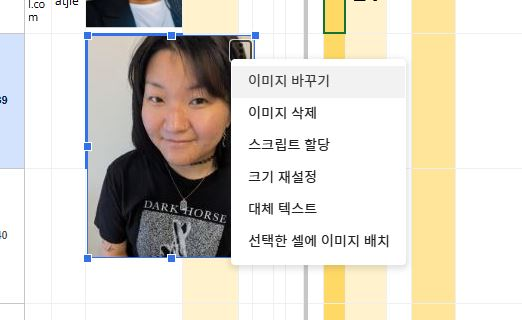
#> input picture tools/_err_photos/01.JPG, 522 x 320 px
$ python face_crop.py ../_err_photos/01.JPG out.png
#> lines starting #> are read from the running program, lines starting #| are printed output that depends on the picture
"""
face_crop.py — BRIDGE Resume Converter
얼굴 인식 + 증명사진 자동 크롭 (OpenCV Haar Cascade)

출력: 300x400px (3:4), 150dpi, EXIF 제거
"""

from __future__ import annotations

import io
import os
from pathlib import Path
from typing import Optional, Tuple

import cv2
import numpy as np
from PIL import Image, ExifTags

# ── Haar Cascade 로드 ─────────────────────────────────────────────────────
_CASCADE_PATH = cv2.data.haarcascades + "haarcascade_frontalface_default.xml"
_face_cascade: Optional[cv2.CascadeClassifier] = None

def _get_cascade() -> cv2.CascadeClassifier:
    global _face_cascade
    if _face_cascade is None:
        _face_cascade = cv2.CascadeClassifier(_CASCADE_PATH)
    return _face_cascade


# ── 커스텀 예외 ────────────────────────────────────────────────────────────
class FaceNotFoundError(Exception):
    pass

class MultipleDecodeError(Exception):
    pass


# ── HEIC 처리 ──────────────────────────────────────────────────────────────
def _load_image_pil(path: Path) -> Image.Image:
    """PIL로 이미지 열기. HEIC는 pillow-heif 폴백."""
    try:
        img = Image.open(str(path))
        img.load()
        return img
    except Exception:
        # pillow-heif 설치된 경우 HEIC 지원
        try:
            from pillow_heif import register_heif_opener
            register_heif_opener()
            return Image.open(str(path))
        except ImportError:
            raise IOError(f"HEIC 파일 열기 실패: {path} (pillow-heif 미설치)")


# ── EXIF 제거 ──────────────────────────────────────────────────────────────
def _strip_exif(img: Image.Image) -> Image.Image:
    """EXIF 메타데이터 전체 제거."""
    data = img.tobytes()
    clean = Image.frombytes(img.mode, img.size, data)
    return clean


# ── 얼굴 감지 ─────────────────────────────────────────────────────────────
def detect_faces(img: Image.Image) -> list[Tuple[int, int, int, int]]:
    """
    얼굴 좌표 목록 반환. [(x, y, w, h), ...]
    감지된 순서는 면적 내림차순 정렬.
    """
    arr  = np.array(img.convert("RGB"))
    gray = cv2.cvtColor(arr, cv2.COLOR_RGB2GRAY)
    cas  = _get_cascade()

    faces = cas.detectMultiScale(
        gray,
        scaleFactor=1.1,
        minNeighbors=5,
        minSize=(80, 80),
    )

    if len(faces) == 0:
        # 파라미터 완화 재시도
        faces = cas.detectMultiScale(
            gray,
            scaleFactor=1.05,
            minNeighbors=3,
            minSize=(50, 50),
        )

    if len(faces) == 0:
        return []

    # 면적 내림차순 정렬
    faces_list = [(x, y, w, h) for x, y, w, h in faces]
    faces_list.sort(key=lambda f: f[2] * f[3], reverse=True)
    return faces_list


# ── 크롭 여백 계산 ─────────────────────────────────────────────────────────
def _calc_crop_box(
    x: int, y: int, w: int, h: int,
    img_w: int, img_h: int,
) -> Tuple[int, int, int, int]:
    """
    얼굴 bounding box 기준 여백 적용:
      위 40% / 아래 180% / 좌우 60%
    3:4 비율 강제.
    """
    pad_top    = int(h * 0.40)
    pad_bottom = int(h * 1.80)
    pad_side   = int(w * 0.60)

    cx = x + w // 2
    cy = y + h // 2

    # 세로 우선
    half_h = (h + pad_top + pad_bottom) // 2
    half_w = int(half_h * 3 / 4)  # 3:4 비율 → w = h * 3/4

    top    = max(0, cy - pad_top)
    bottom = min(img_h, cy + pad_bottom)
    left   = max(0, cx - half_w)
    right  = min(img_w, cx + half_w)

    # 비율 재조정
    crop_h = bottom - top
    crop_w = right  - left
    target_w = int(crop_h * 3 / 4)
    if crop_w != target_w:
        diff = target_w - crop_w
        left  = max(0, left - diff // 2)
        right = min(img_w, left + target_w)

    return int(left), int(top), int(right), int(bottom)


# ── 메인 크롭 함수 ─────────────────────────────────────────────────────────
def crop_face(
    src_path: Path,
    out_path: Path | None = None,
    manual_box: Tuple[int, int, int, int] | None = None,
) -> bytes:
    """
    얼굴 크롭 + 리사이즈 + EXIF 제거.

    Returns:
        bytes: 300x400px JPEG (150dpi)

    Raises:
        FaceNotFoundError: 얼굴 미감지 (manual_box 없을 때)
    """
    img = _load_image_pil(src_path)
#> in _load_image_pil, img is the input picture: PIL image 522x320 RGB; mean R, G, B 218.3, 213.3, 203.6

    # EXIF orientation 반영
    try:
        for orientation in ExifTags.TAGS.keys():
            if ExifTags.TAGS[orientation] == "Orientation":
                break
        exif = dict(img._getexif().items()) if hasattr(img, "_getexif") and img._getexif() else {}
#> exif = 8 items
        orient = exif.get(orientation, 1)
#> orient = 1
        rotate_map = {3: 180, 6: 270, 8: 90}
        if orient in rotate_map:
            img = img.rotate(rotate_map[orient], expand=True)
    except Exception:
        pass

    img_w, img_h = img.size
#> img_w = 522; img_h = 320

    if manual_box:
        # 수동 영역 선택
        left, top, right, bottom = manual_box
    else:
        faces = detect_faces(img)
#> in detect_faces, `gray = cv2.cvtColor(arr, cv2.COLOR_RGB2GRAY)`:
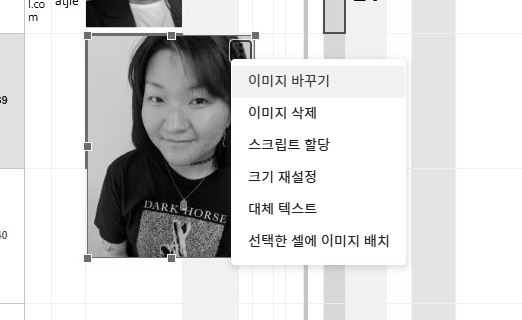
#> gray: shape (320, 522); min 0, max 255, mean 213.7
#> in detect_faces, `faces = cas.detectMultiScale( gray, scaleFactor=1.1, minNeighbors=5, m..`: faces = [[129, 63, 97, 97]]
#> in detect_faces, `faces_list = [(x, y, w, h) for x, y, w, h in faces]`: faces_list = [(129, 63, 97, 97)]
#> faces = [(129, 63, 97, 97)]
        if not faces:
            raise FaceNotFoundError(
                f"얼굴을 감지하지 못했습니다: {src_path.name}"
            )
        x, y, w, h = faces[0]  # 가장 큰 얼굴
#> x = 129; y = 63; w = 97; h = 97
        left, top, right, bottom = _calc_crop_box(x, y, w, h, img_w, img_h)
#> in _calc_crop_box, `pad_top    = int(h * 0.40)`: pad_top = 38
#> in _calc_crop_box, `pad_bottom = int(h * 1.80)`: pad_bottom = 174
#> in _calc_crop_box, `pad_side   = int(w * 0.60)`: pad_side = 58
#> in _calc_crop_box, `cx = x + w // 2`: cx = 177
#> in _calc_crop_box, `cy = y + h // 2`: cy = 111
#> in _calc_crop_box, `half_h = (h + pad_top + pad_bottom) // 2`: half_h = 154
#> in _calc_crop_box, `half_w = int(half_h * 3 / 4)`: half_w = 115
#> in _calc_crop_box, `top    = max(0, cy - pad_top)`: top = 73
#> in _calc_crop_box, `bottom = min(img_h, cy + pad_bottom)`: bottom = 285
#> in _calc_crop_box, `left   = max(0, cx - half_w)`: left = 62
#> in _calc_crop_box, `right  = min(img_w, cx + half_w)`: right = 292
#> in _calc_crop_box, `crop_h = bottom - top`: crop_h = 212
#> in _calc_crop_box, `crop_w = right  - left`: crop_w = 230
#> in _calc_crop_box, `target_w = int(crop_h * 3 / 4)`: target_w = 159
#> in _calc_crop_box, `diff = target_w - crop_w`: diff = -71
#> in _calc_crop_box, `left  = max(0, left - diff // 2)`: left = 98
#> in _calc_crop_box, `right = min(img_w, left + target_w)`: right = 257
#> left = 98; top = 73; right = 257; bottom = 285

    cropped = img.crop((left, top, right, bottom))
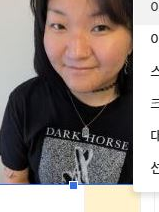
#> cropped: PIL image 159x212 RGB; mean R, G, B 142.3, 131.4, 126.7
    resized = cropped.resize((300, 400), Image.LANCZOS)
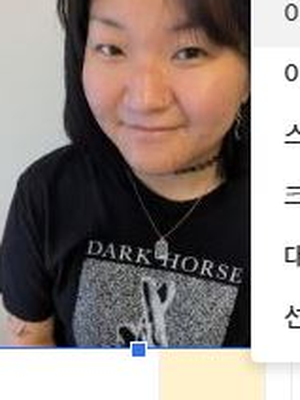
#> resized: PIL image 300x400 RGB; mean R, G, B 142.2, 131.2, 126.5
    clean   = _strip_exif(resized.convert("RGB"))

    buf = io.BytesIO()
    clean.save(buf, format="JPEG", quality=92, dpi=(150, 150))
    data = buf.getvalue()

    if out_path:
        out_path.parent.mkdir(parents=True, exist_ok=True)
        out_path.write_bytes(data)

    return data


# ── bytes 입력 크롭 (PDF 내장 이미지용) ───────────────────────────────────
def crop_face_from_bytes(
    image_bytes: bytes,
    out_path: Path | None = None,
) -> bytes:
    """
    bytes로 전달된 이미지에서 얼굴 크롭.
    PDF 내장 이미지 처리에 사용.

    Returns:
        bytes: 300x400px JPEG (150dpi)

    Raises:
        FaceNotFoundError: 얼굴 미감지
    """
    img = Image.open(io.BytesIO(image_bytes))
    img.load()
    img = img.convert("RGB")
    img_w, img_h = img.size

    faces = detect_faces(img)
    if not faces:
        raise FaceNotFoundError("얼굴을 감지하지 못했습니다 (내장 이미지)")

    x, y, w, h = faces[0]
    left, top, right, bottom = _calc_crop_box(x, y, w, h, img_w, img_h)

    cropped = img.crop((left, top, right, bottom))
    resized = cropped.resize((300, 400), Image.LANCZOS)
    clean   = _strip_exif(resized)

    buf = io.BytesIO()
    clean.save(buf, format="JPEG", quality=92, dpi=(150, 150))
    data = buf.getvalue()

    if out_path:
        out_path.parent.mkdir(parents=True, exist_ok=True)
        out_path.write_bytes(data)

    return data


# ── CLI ──────────────────────────────────────────────────────────────────
if __name__ == "__main__":
    import sys
    if len(sys.argv) < 2:
        print("사용법: python face_crop.py <이미지 경로> [출력경로]")
        sys.exit(1)

    src = Path(sys.argv[1])
    out = Path(sys.argv[2]) if len(sys.argv) > 2 else src.parent / f"{src.stem}_crop.jpg"

    try:
        data = crop_face(src, out)
        print(f"크롭 완료: {out} ({len(data)//1024}KB)")
    except FaceNotFoundError as e:
        print(f"[ERROR] {e}")
        print("수동 영역 선택이 필요합니다.")
        sys.exit(2)

$ run again, on tools/_err_photos/1.JPG
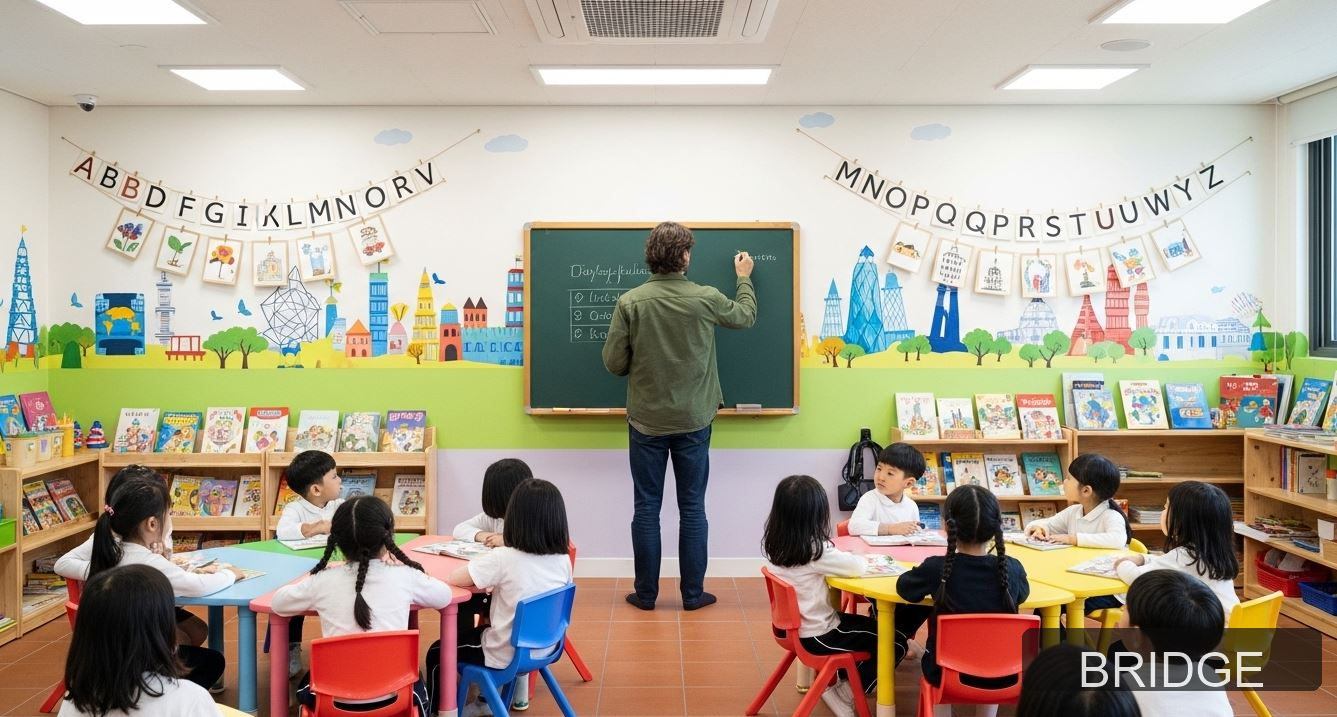
#> input picture tools/_err_photos/1.JPG, 1337 x 717 px
#> in _load_image_pil, img is the input picture: PIL image 1337x717 RGB; mean R, G, B 170.6, 161.4, 144.7
#> exif = 8 items
#> orient = 1
#> in detect_faces, `gray = cv2.cvtColor(arr, cv2.COLOR_RGB2GRAY)`:
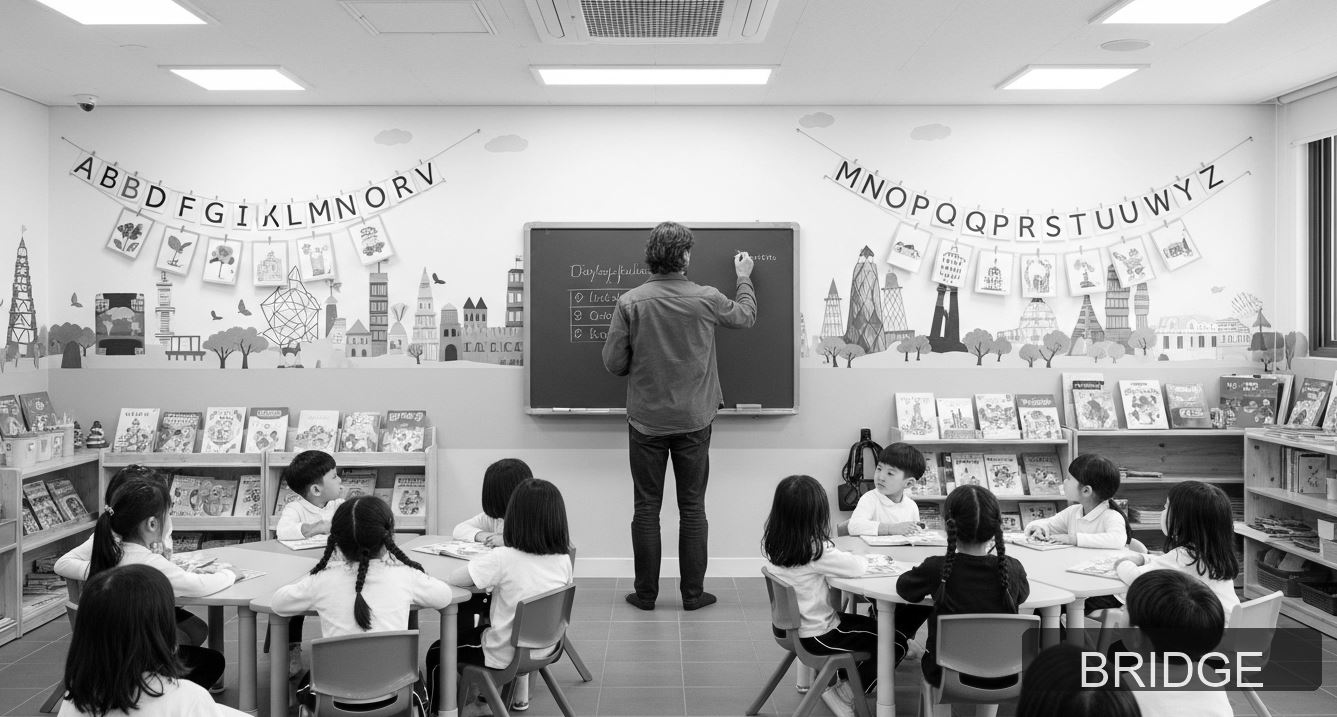
#> gray: shape (717, 1337); min 0, max 255, mean 162.2
#> in detect_faces, `faces = cas.detectMultiScale( gray, scaleFactor=1.1, minNeighbors=5, m..`: faces = [[207, 144, 188, 188]]
#> faces_list = [(207, 144, 188, 188)]
#> x = 207; y = 144; w = 188
#> pad_top = 75
#> pad_bottom = 338
#> pad_side = 112
#> cx = 301
#> cy = 238
#> half_h = 300
#> half_w = 225
#> in _calc_crop_box, `top    = max(0, cy - pad_top)`: top = 163
#> in _calc_crop_box, `bottom = min(img_h, cy + pad_bottom)`: bottom = 576
#> in _calc_crop_box, `left   = max(0, cx - half_w)`: left = 76
#> in _calc_crop_box, `right  = min(img_w, cx + half_w)`: right = 526
#> crop_h = 413
#> crop_w = 450
#> target_w = 309
#> diff = -141
#> in _calc_crop_box, `left  = max(0, left - diff // 2)`: left = 147
#> in _calc_crop_box, `right = min(img_w, left + target_w)`: right = 456
#> in crop_face, `left, top, right, bottom = _calc_crop_box(x, y, w, h, img_w, img_h)`: left = 147; top = 163; right = 456; bottom = 576
#> in crop_face, `resized = cropped.resize((300, 400), Image.LANCZOS)`:
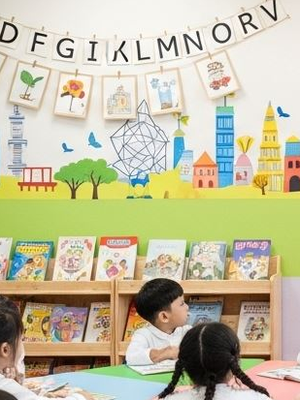
#> resized: PIL image 300x400 RGB; mean R, G, B 194.6, 189.7, 160.3
